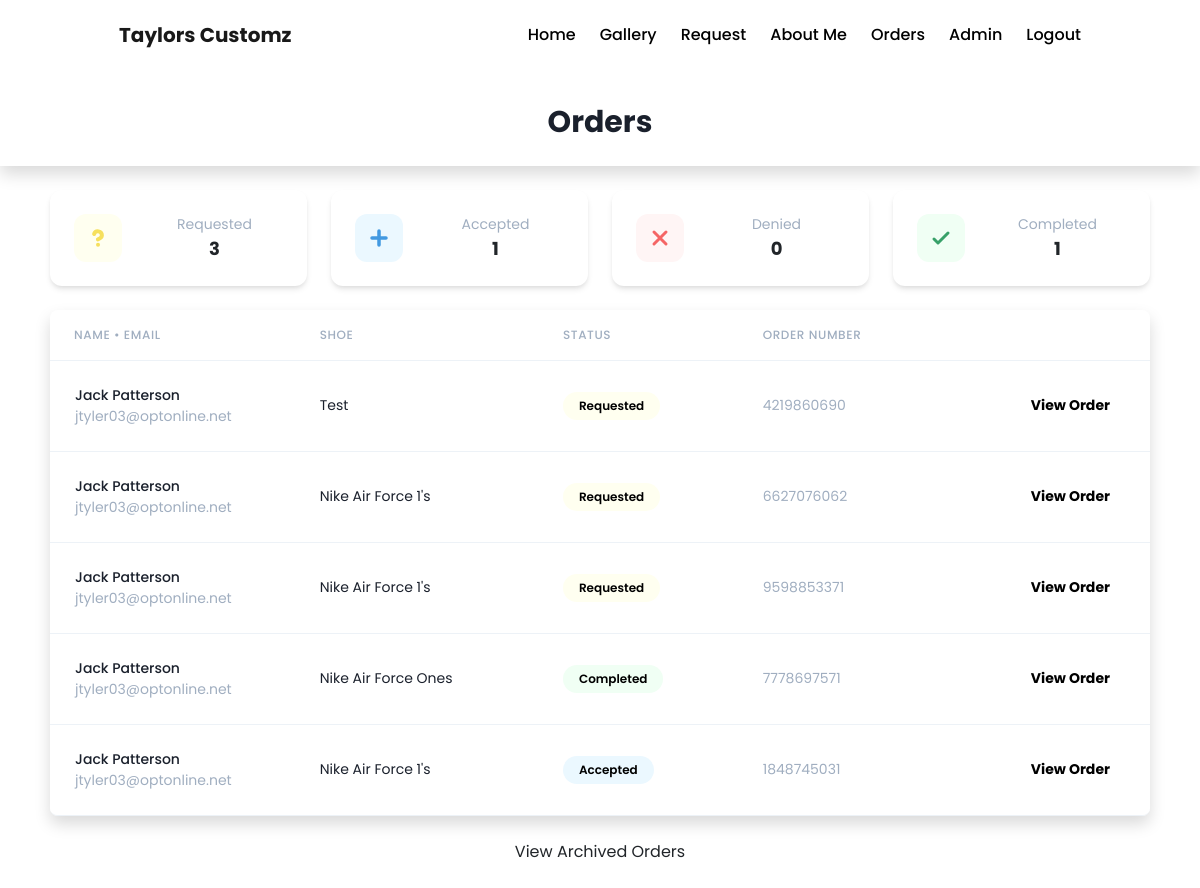
Before: /data/ (signed in) with the older database file.
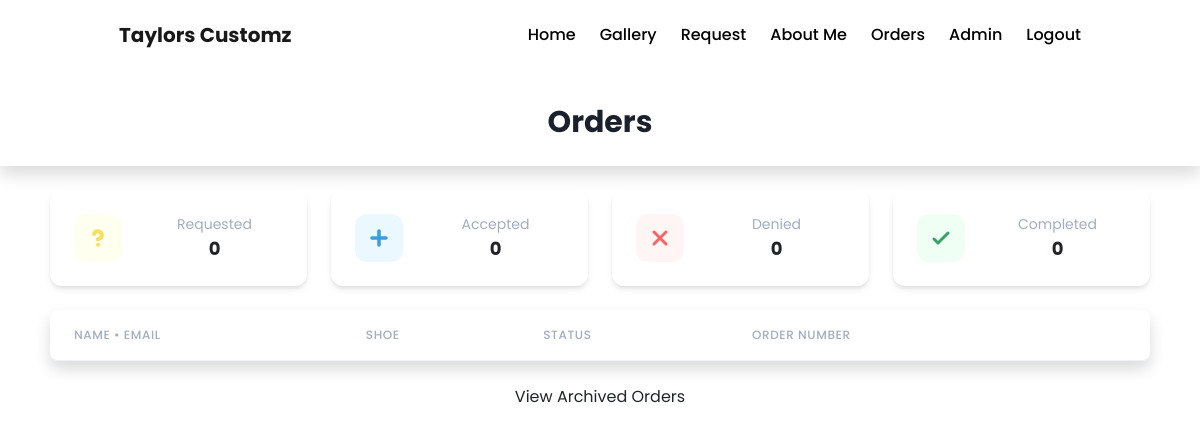
After: the same page with the newer database file.
### users/models.py (models this page shows, shortened)
class Product(models.Model):
    shoe_name = models.CharField(max_length=100)
    photo = models.ImageField(upload_to='media', blank=True, null=True)
    description = models.CharField(max_length=100)
    first_name = models.CharField(max_length=100)
    last_name = models.CharField(max_length=100)
    shoe_size = models.CharField(max_length=100)
    gender = models.CharField(max_length=100)
    email = models.EmailField(blank=True)
    hasShoe = models.CharField(max_length=100)
    date_submitted = models.DateTimeField(default=tz.now())
    orderNumber = models.IntegerField(verbose_name="Order Number", null=True, unique=True)
    orderId = models.IntegerField(verbose_name="Order Id", null=True, unique=True)
    completed = models.BooleanField(default=False)
    accepted = models.BooleanField(default=False)
    denied = models.BooleanField(default=False)
    price = models.CharField(max_length=100, blank=True)
    message = models.CharField(max_length=255, blank=True)
    archived = models.BooleanField(default=False)
    address = models.CharField(max_length=255, blank=True)
    city = models.CharField(max_length=255, blank=True)
    state = models.CharField(max_length=255, blank=True)
    postal = models.CharField(max_length=255, blank=True)

### users/views.py (the view)
# urls.py: path('data/', views.AdminListView.as_view(), name='list'),
class AdminListView(LoginRequiredMixin, ListView):
    login_url = '/login/'
    redirect_field_name = 'redirect_to'
    model = Product
    template_name = 'users/product_list'  # <app>/<model>_<viewtype>.html
    context_object_name = 'product'
    ordering = ['-date_submitted']
    extra_context = {
        'requested': Product.objects.filter(accepted=False, denied=False, completed=False).count(),
        'accepted': Product.objects.filter(accepted=True).count(),
        'denied': Product.objects.filter(denied=True).count(),
        'completed': Product.objects.filter(completed=True).count(),
        }

### users/templates/users/product_list.html (shortened to what this page needs)
{% extends 'users/base.html' %}
{% block styles %}
<link rel='stylesheet' href='../../static/users/assets/css/list.css'>
<link rel='stylesheet' href='../../static/users/assets/css/tailwind.css'>
{% endblock styles %}
{% block content %}
<center>
  <div class="py-4 w-11/12">
    <div class="grid grid-cols-12 gap-4">
      <div class="col-span-12 sm:col-span-6 md:col-span-3">
        <div class="flex flex-row bg-white shadow-md transition-all hover:shadow-xl rounded-xl p-4 ">
          <div class="flex items-center justify-center flex-shrink-0 h-12 w-12 rounded-xl bg-yellow-100 text-blue-500">
            <svg class='stroke-current text-yellow-400' xmlns="http://www.w3.org/2000/svg" width="32" height="32"
              viewBox="0 0 24 24" fill="none" stroke-width="3" stroke-linecap="round" stroke-linejoin="round">
              <path d="M9.09 9a3 3 0 0 1 5.83 1c0 2-3 3-3 3"></path>
              <line x1="12" y1="17" x2="12.01" y2="17"></line>
            </svg> </div>
          <div class="flex flex-col flex-grow ml-4">
            <div class="text-sm text-gray-500">Requested</div>
            <div class="font-bold text-lg">
              {{requested}}
            </div>
          </div>
        </div>
      </div>
      <div class="col-span-12 sm:col-span-6 md:col-span-3">
        <div class="flex flex-row bg-white transition-all shadow-md hover:shadow-xl rounded-xl p-4">
          <div class="flex items-center justify-center flex-shrink-0 h-12 w-12 rounded-xl bg-blue-100 text-green-500">
            <svg class='stroke-current text-blue-500' xmlns="http://www.w3.org/2000/svg" fill="none" width=28 height=28
              viewBox="0 0 24 24" stroke="currentColor">
              <path stroke-linecap="round" stroke-linejoin="round" stroke-width="3" d="M12 6v6m0 0v6m0-6h6m-6 0H6" />
            </svg>
          </div>
          <div class="flex flex-col flex-grow ml-4">
            <div class="text-sm text-gray-500">Accepted</div>
            <div class="font-bold text-lg">{{accepted}}</div>
          </div>
        </div>
      </div>
      <div class="col-span-12 sm:col-span-6 md:col-span-3">
        <div class="flex flex-row bg-white transition-all shadow-md hover:shadow-xl rounded-xl p-4 ">
          <div class="flex items-center justify-center flex-shrink-0 h-12 w-12 rounded-xl bg-red-100 text-red-500">
            <svg xmlns="http://www.w3.org/2000/svg" width="24" height="24" fill="none" viewBox="0 0 24 24"
              stroke="currentColor">
              <path stroke-linecap="round" stroke-linejoin="round" stroke-width="3" d="M6 18L18 6M6 6l12 12" />
            </svg>
          </div>
          <div class="flex flex-col flex-grow ml-4">
            <div class="text-sm text-gray-500">Denied</div>
            <div class="font-bold text-lg">{{denied}}</div>
          </div>
        </div>
      </div>
      <div class="col-span-12 sm:col-span-6 md:col-span-3">
        <div class="flex flex-row bg-white transition-all shadow-md hover:shadow-xl rounded-xl p-4">
          <div class="flex items-center justify-center flex-shrink-0 h-12 w-12 rounded-xl bg-green-100 text-green-500">
            <svg class='stroke-current text-green-600' width="24" height="24" xmlns="http://www.w3.org/2000/svg"
              fill="none" viewBox="0 0 24 24" stroke="#00d13b">
              <path stroke-linecap="round" stroke-linejoin="round" stroke-width="3" d="M5 13l4 4L19 7" />
            </svg>
          </div>
          <div class="flex flex-col flex-grow ml-4">
            <div class="text-sm text-gray-500">Completed</div>
            <div class="font-bold text-lg">{{completed}}</div>
          </div>
        </div>
      </div>
    </div>
  </div>
</center>
<center>
  <div class="flex flex-col w-11/12">
    <div class="-my-2 sm:-mx-6 lg:-mx-8  rounded-lg">
      <div class="py-2 align-middle inline-block min-w-full sm:px-6 lg:px-8">
        <div class="shadow overflow-hidden border-b border-gray-200 sm:rounded-lg">
          <table class="min-w-full divide-y divide-gray-200">
            <thead class="bg-gray-50">
              <tr>
                <th scope="col" class="px-6 py-3 text-left text-xs font-medium text-gray-500 uppercase tracking-wider ">
                  Name • Email
                </th>
                <th scope="col" class="px-6 py-3 text-left text-xs font-medium text-gray-500 uppercase tracking-wider">
                  Shoe
                </th>
                <th scope="col" class="px-6 py-3 text-left text-xs font-medium text-gray-500 uppercase tracking-wider">
                  Status
                </th>
                <th scope="col" class="px-6 py-3 text-left text-xs font-medium text-gray-500 uppercase tracking-wider">
                  Order Number
                </th>
                <th scope="col" class="relative px-6 py-3">
                </th>
              </tr>
            </thead>
            <tbody class="bg-white divide-y divide-gray-200 ">
              {% for product in product %}
              {% if not product.archived %}
              <tr class='transition-all hover:bg-gray-100 hover:m-5'>
                <td class="py-4 whitespace-nowrap ">
                  <div class="flex items-center">
                    <div class="ml-4">
                      <div class="text-sm font-medium text-gray-900">
                        {{product.first_name.capitalize}} {{product.last_name.capitalize}}
                      </div>
                      <div class="text-sm text-gray-500">
                        {{product.email}}
                      </div>
                    </div>
                  </div>
                </td>
                <td class="px-6 py-4 whitespace-nowrap">
                  <div class="text-sm text-gray-900">
                    {{product.shoe_name}}
                  </div>
                </td>
                <td class="px-6 py-4 whitespace-nowrap">
                  {% if not product.denied and not product.accepted and not product.completed %}
                  <span
                    class="px-3 py-1 inline-flex text-xs leading-5 font-semibold rounded-full bg-yellow-100 text-black">
                    Requested
                  </span>
                  {% endif %}
                  {% if product.accepted %}
                  <span
                    class="px-3 py-1 inline-flex text-xs leading-5 font-semibold rounded-full bg-blue-100 text-black">
                    Accepted
                  </span>
                  {% endif %}
                  {% if product.completed %}
                  <span
                    class="px-3 py-1 inline-flex text-xs leading-5 font-semibold rounded-full bg-green-100 text-black">
                    Completed
                  </span>
                  {% endif %}
                </td>
                <td class="px-6 py-4 whitespace-nowrap text-sm text-gray-500">
                  {{product.orderNumber}}
                <td class="px-6 py-4 whitespace-nowrap text-right text-sm font-medium">
                  <button onclick='window.location.href=href="{% url 'order-detail' product.orderNumber %}"'
                    class="transition-all h-10 items-center px-3 font-bold text-black hover:text-white hover:bg-black rounded-lg hover:shadow-lg hover:m-4 focus:bg-gray-700">View Order</button>
                </td>
              </tr>
              {% endif %}
              {% endfor %}
            </tbody>
          </table>
        </div>
      </div>
    </div>
  </div>
</center>
<br>
<center>
  <a href="{% url 'archivedList' %}">View Archived Orders</a>
</center>
<br>
{% endblock content %}

### users/templates/users/base.html (shortened to what this page needs)
{% load static %}
<!DOCTYPE html>
<html lang="en">
<head>
	<link href="https://cdn.jsdelivr.net/npm/bootstrap@5.0.0-beta1/dist/css/bootstrap.min.css" rel="stylesheet"
>
	<link href="../../static/users/assets/css/index.css" rel="stylesheet">
	<link rel="stylesheet" href="https://cdnjs.cloudflare.com/ajax/libs/normalize/5.0.0/normalize.min.css">
	<link rel='stylesheet' href='https://cdnjs.cloudflare.com/ajax/libs/twitter-bootstrap/4.1.3/css/bootstrap.min.css'>
	<link rel='stylesheet' href='../../static/users/assets/css/tailwind.css'>
	<link rel='stylesheet' href='../../static/users/assets/css/owl.carousel.min.css'>
	{% block styles %}{% endblock styles %}
</head>
<body class="hero-anime">
	<div id='top-navbar' class="navigation-wrap start-header start-style bg-white shadow-none">
		<div class="container">
			<div class="row">
				<div class="col-12">
					<nav class="navbar navbar-expand-md navbar-light bg-white">
				<a href="{% url 'index' %}" class="navbar-brand rounded-full"
							style='margin-top: -10px !important; margin-bottom: -10px !important;'><p class='font-weight-bold'>Taylors Customz</p></a>
						<div class="collapse navbar-collapse" id="navbarSupportedContent">
							<ul class="navbar-nav ml-auto py-4 py-md-0">
								<li class="nav-item pl-4 pl-md-0 ml-0 ml-md-4">
									<a class="nav-link" href="{% url 'index' %}">Home</a>
								</li>
								<li class="nav-item pl-4 pl-md-0 ml-0 ml-md-4">
									<a class="nav-link" href="{% url 'gallery' %}">Gallery</a>
								</li>
								<li class="nav-item pl-4 pl-md-0 ml-0 ml-md-4">
									<a class="nav-link" href="{% url 'request' %}">Request</a>
								</li>
								<li class="nav-item pl-4 pl-md-0 ml-0 ml-md-4">
									<a class="nav-link" href="{% url 'bio' %}">About Me</a>
								</li>
								{% if user.is_authenticated %}
								<li class="nav-item pl-4 pl-md-0 ml-0 ml-md-4">
									<a class="nav-link" href="{% url 'list' %}">Orders</a>
								</li>
								<li class="nav-item pl-4 pl-md-0 ml-0 ml-md-4">
									<a class="nav-link" href="{% url 'admin' %}">Admin</a>
								</li>
								<li class="nav-item pl-4 pl-md-0 ml-0 ml-md-4">
									<a class="nav-link" href="{% url 'logout' %}">Logout</a>
								</li>
								{% endif %}
							</ul>
						</div>
					</nav>
				</div>
			</div>
		</div>
	</div>
	{% url 'index' as home_url %}
	{% if not request.get_full_path == home_url %}
	<header class="bg-white shadow" style='padding-top:80px' id='header-div'>
		<div class="max-w-7xl mx-auto py-6 text-center">
			<h1 id='header-text' class="text-3xl font-bold leading-tight text-gray-900">
			</h1>
		</div>
	</header>
	{% endif %}
</body>
{% block content%}
{% endblock content %}
</html>

### users/static/users/assets/css/index.css (style rules this page uses)
.navigation-wrap { box-shadow: 0 4px 8px 0 rgba(0, 0, 0, 0.05), 0 6px 20px 0 rgba(0, 0, 0, 0.001); }
.start-header { opacity: 1; transform: translateY(0); padding: 10px 0; -webkit-transition: all 0.3s ease-out; transition: all 0.3s ease-out; }
.navigation-wrap { position: fixed; width: 100%; top: 0; left: 0; z-index: 1000; -webkit-transition: all 0.3s ease-out; transition: all 0.3s ease-out; }
.navbar { padding: 0; }
.nav-link { color: black !important; font-weight: 500; transition: all 200ms linear; }
.nav-link { position: relative; padding: 5px 0 !important; display: inline-block; color: black; }
.nav-item:after { position: absolute; bottom: -5px; left: 0; width: 100%; height: 2px; content: ''; background-color: grey; opacity: 0; transition: all 200ms linear; }
.nav-item { position: relative; transition: all 200ms linear; }
body { font-family: 'Poppins', sans-serif; }

### users/templates/users/base.html (style rules this page uses)
body { font-family: 'Poppins'; scroll-behavior: smooth; }

Changed rows visible on the page:
removed Product: first_name "Jack", last_name "Patterson", email "jtyler03@optonline.net", shoe_name "Test", denied "Requested", orderNumber "4219860690"
removed Product: first_name "Jack", last_name "Patterson", email "jtyler03@optonline.net", shoe_name "Nike Air Force 1's", denied "Requested", orderNumber "6627076062"
removed Product: first_name "Jack", last_name "Patterson", email "jtyler03@optonline.net", shoe_name "Nike Air Force 1's", denied "Requested", orderNumber "9598853371"
removed Product: first_name "Jack", last_name "Patterson", email "jtyler03@optonline.net", shoe_name "Nike Air Force Ones", completed "Completed", orderNumber "7778697571"
removed Product: first_name "Jack", last_name "Patterson", email "jtyler03@optonline.net", shoe_name "Nike Air Force 1's", accepted "Accepted", orderNumber "1848745031"
Other visible differences:
{{ requested }}: "3" → "0"
{{ accepted }}: "1" → "0"
{{ completed }}: "1" → "0"
